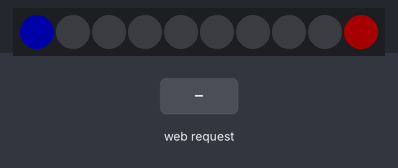
Bench run of a sketch on a simulated ESP8266 (Wemos D1 mini). Parts: 10 RGB LEDs in strip order, left to right. Inputs (shaded band) come from the test bench. Dim RGB values are drawn brighter than linear; WiFi joins after 1.5 s; servers stay silent unless stated; uploads are accepted with an empty reply; what the sketch prints to the serial monitor is not drawn.

Above: at 3.0 s.
3.1 s: HTTP request GET /score?a=1 received
At 3.7 s:
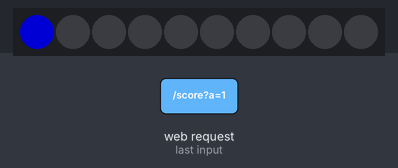
4.6 s: HTTP request GET /score?a=120 received
At 4.67 s:
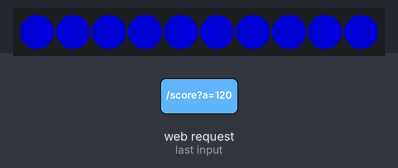
6.9 s: HTTP request GET /reset received
At 7.62 s:
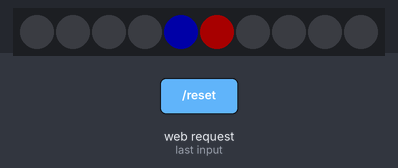
9.0 s: HTTP request GET /score?b=1 received
At 9.4 s:
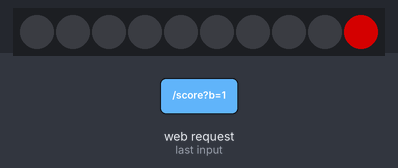
10.5 s: HTTP request GET /score?b=120 received
At 10.57 s:
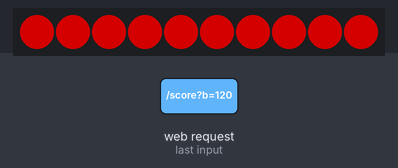
12.8 s: HTTP request GET /score?b=0 received
Timing chart, 0 to 15.3 s (numbered marks = the images above; inputs shaded):
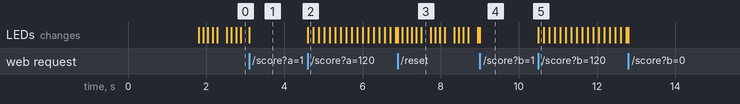

The sketch:

score_leds.ino
```cpp
#include <ESP8266WiFi.h>
#include <ESP8266WebServer.h>
#include <Adafruit_NeoPixel.h>
#include <ESP8266HTTPClient.h>
#include <WiFiClientSecure.h>

#define LED_PIN D4
#define LED_COUNT 10
#define WIN_SCORE 5

Adafruit_NeoPixel strip(LED_COUNT, LED_PIN, NEO_GRB + NEO_KHZ800);
ESP8266WebServer server(80);

int scoreA = 0;
int scoreB = 0;
int prevScoreA = -1;
int prevScoreB = -1;

// Couleurs personnalisées (RGB)
uint8_t colorA_R = 0, colorA_G = 0, colorA_B = 255; // Bleu par défaut
uint8_t colorB_R = 255, colorB_G = 0, colorB_B = 0; // Rouge par défaut

// Luminosité (0-255)
uint8_t ledBrightness = 128; // 50% par défaut

const char* webhook_url = "https://discord.com/api/webhooks/XXXX";
// 2.4GHz wifi ESP wemos D1 Mini
const char* ssid = "XXX";
const char* password = "XXX";

unsigned long lastAnim = 0;
uint8_t animPos = 0;
int8_t animDir = 1;
const unsigned long animInterval = 120;

bool victoryActive = false;
uint8_t victoryWinner = 0; // 1 = A (bleu), 2 = B (rouge)
unsigned long victoryStart = 0;
unsigned long victoryLastFrame = 0;
const unsigned long victoryDuration = 3000;
const unsigned long victoryInterval = 140;

void animateIdle();
bool sendToWebhook(const char* webhook_url, const char* message);
void setAllColor(uint32_t color);

void updateStrip() {
  if (scoreA == prevScoreA && scoreB == prevScoreB) return;

  strip.clear();
  for (int i = 0; i < scoreA && i < 5; i++) strip.setPixelColor(i, strip.Color(colorA_R, colorA_G, colorA_B));
  for (int i = 0; i < scoreB && i < 5; i++) strip.setPixelColor(9 - i, strip.Color(colorB_R, colorB_G, colorB_B));
  strip.show();

  prevScoreA = scoreA;
  prevScoreB = scoreB;
  lastAnim = millis();

  if (scoreA >= WIN_SCORE || scoreB >= WIN_SCORE) {
    victoryActive = true;
    victoryWinner = (scoreA >= WIN_SCORE) ? 1 : 2;
    victoryStart = millis();
    victoryLastFrame = 0;
  } else {
    victoryActive = false;
    victoryWinner = 0;
  }

  Serial.printf("Score mis à jour : A=%d | B=%d\n", scoreA, scoreB);
}

void setup() {
  Serial.begin(115200);
  strip.begin();
  strip.setBrightness(ledBrightness);
  strip.show();

  Serial.print("Connexion Wi-Fi...");
  WiFi.begin(ssid, password);

  unsigned long start = millis();
  while (WiFi.status() != WL_CONNECTED) {
    delay(200);
    Serial.print(".");
    if (millis() - start > 10000) { // timeout 10s
      Serial.println("\nImpossible de se connecter au Wi-Fi");
      break;
    }
  }
  if (WiFi.status() == WL_CONNECTED) {
      Serial.print("\nConnecté au Wi-Fi, IP: ");
      Serial.println(WiFi.localIP());
      char ipMsg[48];
      snprintf(ipMsg, sizeof(ipMsg), "%s", WiFi.localIP().toString().c_str());
      if (sendToWebhook(webhook_url, ipMsg)) Serial.println("[OK] IP envoyée au webhook");
  }

  server.on("/health", []() {
    server.send(200, "text/plain", "OK");
  });

  server.on("/score", []() {
    if (server.method() == HTTP_POST || server.hasArg("a") || server.hasArg("b")) {
      // Mode SET: met à jour le score
      if (server.hasArg("a")) scoreA = server.arg("a").toInt();
      if (server.hasArg("b")) scoreB = server.arg("b").toInt();
      updateStrip();
      server.send(200, "text/plain", "OK");
    } else {
      // Mode GET: renvoie le score actuel en JSON
      String json = "{\"scoreA\":" + String(scoreA) + ",\"scoreB\":" + String(scoreB) + "}";
      server.send(200, "application/json", json);
    }
  });

  // Route pour changer les couleurs
  server.on("/color", []() {
    bool updated = false;

    // Couleur du joueur A
    if (server.hasArg("ar")) { colorA_R = server.arg("ar").toInt(); updated = true; }
    if (server.hasArg("ag")) { colorA_G = server.arg("ag").toInt(); updated = true; }
    if (server.hasArg("ab")) { colorA_B = server.arg("ab").toInt(); updated = true; }

    // Couleur du joueur B
    if (server.hasArg("br")) { colorB_R = server.arg("br").toInt(); updated = true; }
    if (server.hasArg("bg")) { colorB_G = server.arg("bg").toInt(); updated = true; }
    if (server.hasArg("bb")) { colorB_B = server.arg("bb").toInt(); updated = true; }

    if (updated) {
      prevScoreA = -1; // Force l'update
      prevScoreB = -1;
      updateStrip();
      String json = "{\"colorA\":[" + String(colorA_R) + "," + String(colorA_G) + "," + String(colorA_B) + "],";
      json += "\"colorB\":[" + String(colorB_R) + "," + String(colorB_G) + "," + String(colorB_B) + "]}";
      server.send(200, "application/json", json);
    } else {
      // GET: renvoie les couleurs actuelles
      String json = "{\"colorA\":[" + String(colorA_R) + "," + String(colorA_G) + "," + String(colorA_B) + "],";
      json += "\"colorB\":[" + String(colorB_R) + "," + String(colorB_G) + "," + String(colorB_B) + "]}";
      server.send(200, "application/json", json);
    }
  });

  // Route pour changer la luminosité
  server.on("/brightness", []() {
    if (server.hasArg("value")) {
      ledBrightness = constrain(server.arg("value").toInt(), 0, 255);
      strip.setBrightness(ledBrightness);
      prevScoreA = -1; // Force l'update
      prevScoreB = -1;
      updateStrip();
      String json = "{\"brightness\":" + String(ledBrightness) + "}";
      server.send(200, "application/json", json);
    } else {
      // GET: renvoie la luminosité actuelle
      String json = "{\"brightness\":" + String(ledBrightness) + "}";
      server.send(200, "application/json", json);
    }
  });

  // reset endpoint: remet l'état à l'état initial (idle)
  server.on("/reset", []() {
    scoreA = 0;
    scoreB = 0;
    prevScoreA = -1;
    prevScoreB = -1;
    victoryActive = false;
    victoryWinner = 0;
    animPos = 0;
    animDir = 1;
    lastAnim = millis();
    colorA_R = 0; colorA_G = 0; colorA_B = 255;
    colorB_R = 255; colorB_G = 0; colorB_B = 0;
    ledBrightness = 128;
    strip.setBrightness(ledBrightness);
    strip.clear();
    strip.show();
    server.send(200, "text/plain", "RESET");
  });

  server.begin();
  Serial.println("Serveur HTTP démarré.");
}

void loop() {
  server.handleClient();

  if (victoryActive) {
    unsigned long now = millis();
    if (now - victoryStart <= victoryDuration) {
      unsigned long n = now;
      if (n - victoryLastFrame >= victoryInterval) {
        victoryLastFrame = n;
        bool on = (((n - victoryStart) / victoryInterval) % 2) == 0;
        uint32_t color = (victoryWinner == 1) ? strip.Color(colorA_R, colorA_G, colorA_B) : strip.Color(colorB_R, colorB_G, colorB_B);
        if (on) for (int i = 0; i < LED_COUNT; i++) strip.setPixelColor(i, color);
        else strip.clear();
        strip.show();
      }
    } else {
      uint32_t color = (victoryWinner == 1) ? strip.Color(colorA_R, colorA_G, colorA_B) : strip.Color(colorB_R, colorB_G, colorB_B);
      setAllColor(color);
      victoryActive = false;
    }
  } else {
    if (prevScoreA == -1 && prevScoreB == -1) animateIdle();
  }
}

// animation idle non bloquante : point bleu à gauche et point rouge à droite
void animateIdle() {
  unsigned long now = millis();
  if (now - lastAnim < animInterval) return;
  lastAnim = now;
  strip.clear();
  strip.setPixelColor(animPos % 5, strip.Color(colorA_R / 3, colorA_G / 3, colorA_B / 3));
  uint8_t rightPos = 9 - (animPos % 5);
  strip.setPixelColor(rightPos, strip.Color(colorB_R / 3, colorB_G / 3, colorB_B / 3));
  strip.show();
  if (animDir > 0) { animPos++; if (animPos >= 5) { animPos = 4; animDir = -1; } }
  else { if (animPos == 0) animDir = 1; else animPos--; }
}

// helper: fill strip with a color and show
void setAllColor(uint32_t color) { for (int i = 0; i < LED_COUNT; i++) strip.setPixelColor(i, color); strip.show(); }

// Envoi minimal vers webhook Discord (payload JSON simple)
bool sendToWebhook(const char* webhook_url, const char* message) {
  if (WiFi.status() != WL_CONNECTED) return false;

  WiFiClientSecure client;
  client.setInsecure();

  HTTPClient http;
  if (!http.begin(client, webhook_url)) return false;

  http.addHeader("Content-Type", "application/json");

  char payload[192];
  int len = snprintf(payload, sizeof(payload), "{\"content\":\"%s\"}", message);
  int httpCode = http.POST((uint8_t*)payload, len);

  if (httpCode <= 0) {
    http.end();
    return false;
  }

  String resp = http.getString();
  (void)resp; // pas nécessaire mais utile pour debug si besoin

  http.end();
  return true;
}
```

Measured:
- after the input at 3.1 s, the LEDs: change at once (image 1)
- after the input at 4.6 s, the LEDs: change at once (image 2)
- after the input at 9.0 s, the LEDs: change at once (image 4)
- after the input at 10.5 s, the LEDs: change at once (image 5)
